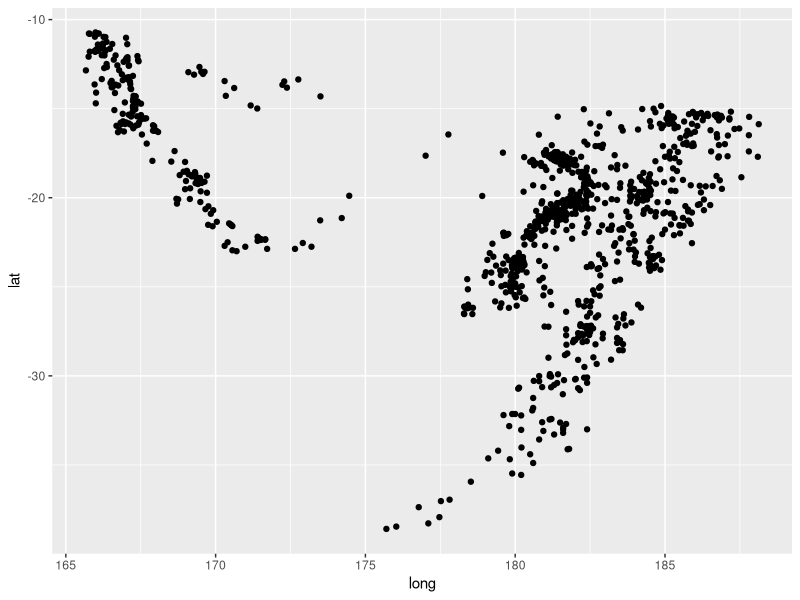
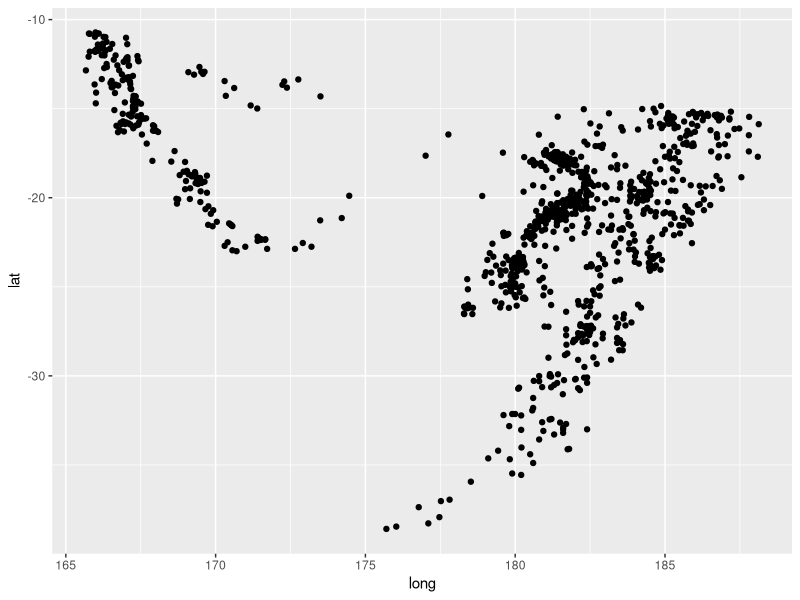
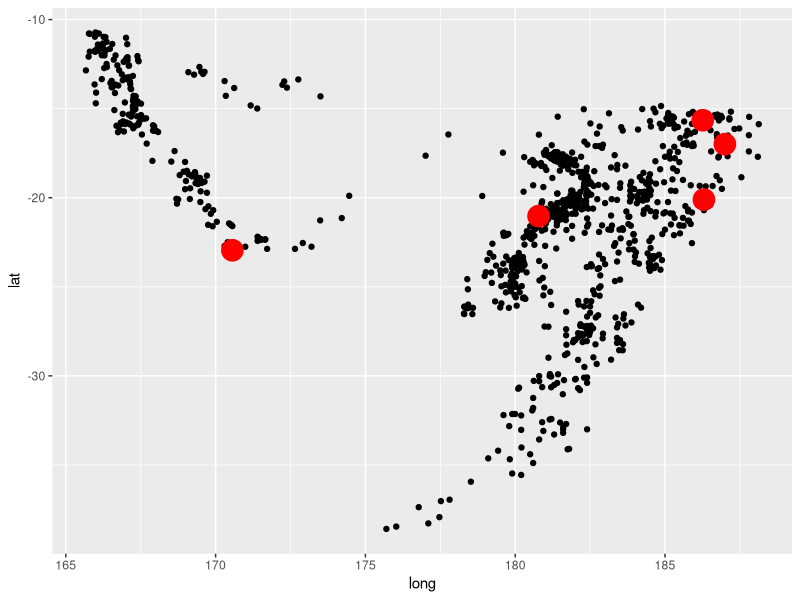
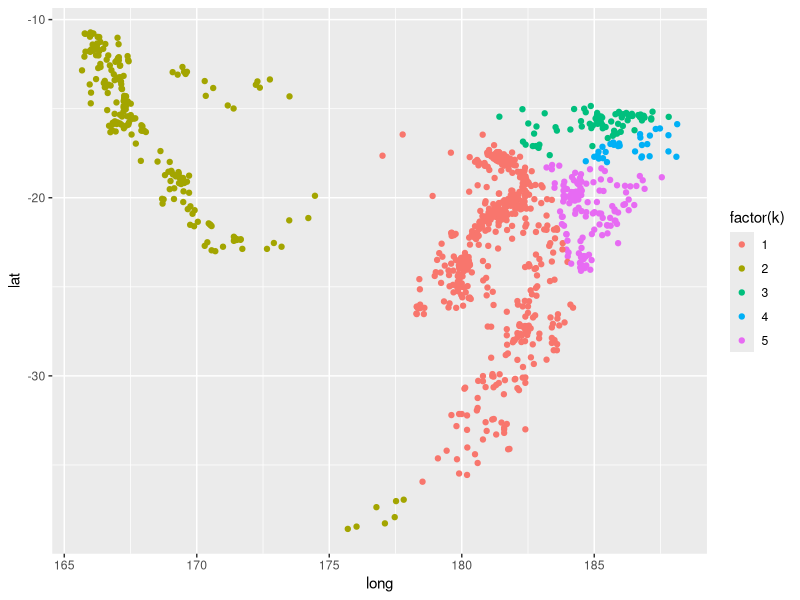
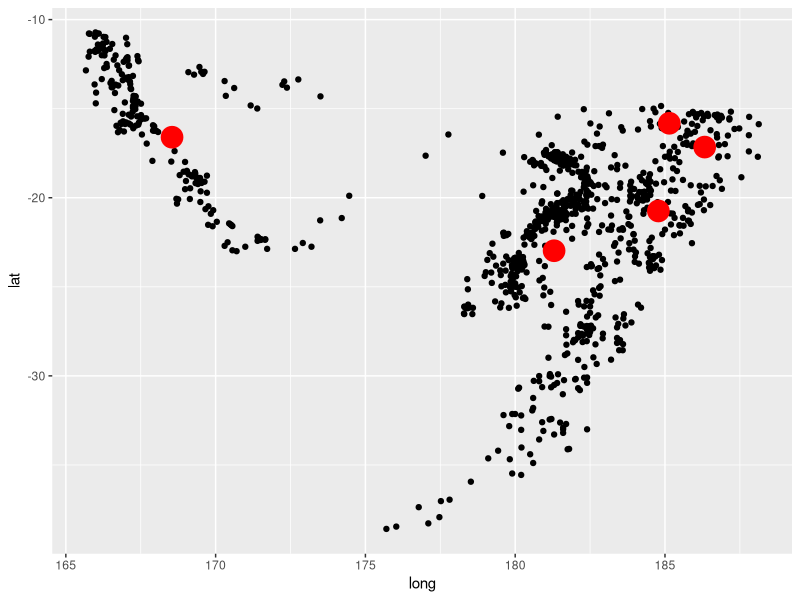
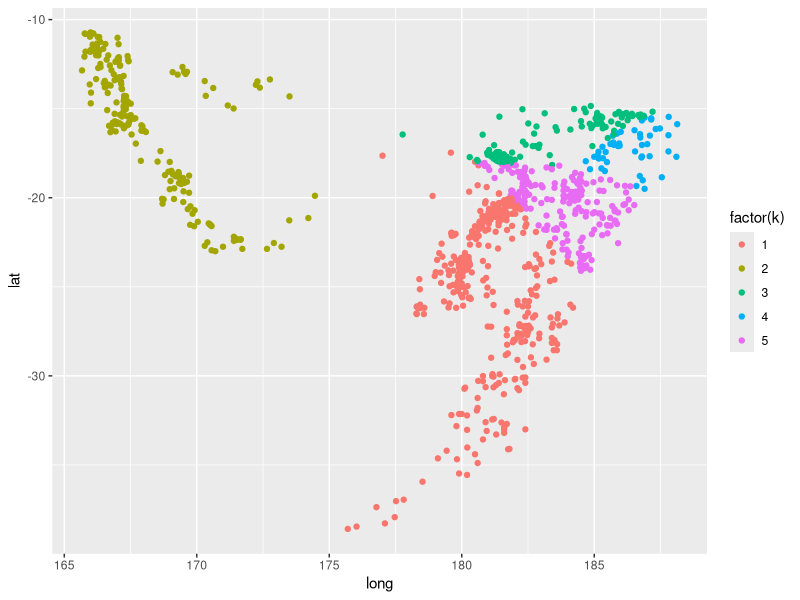
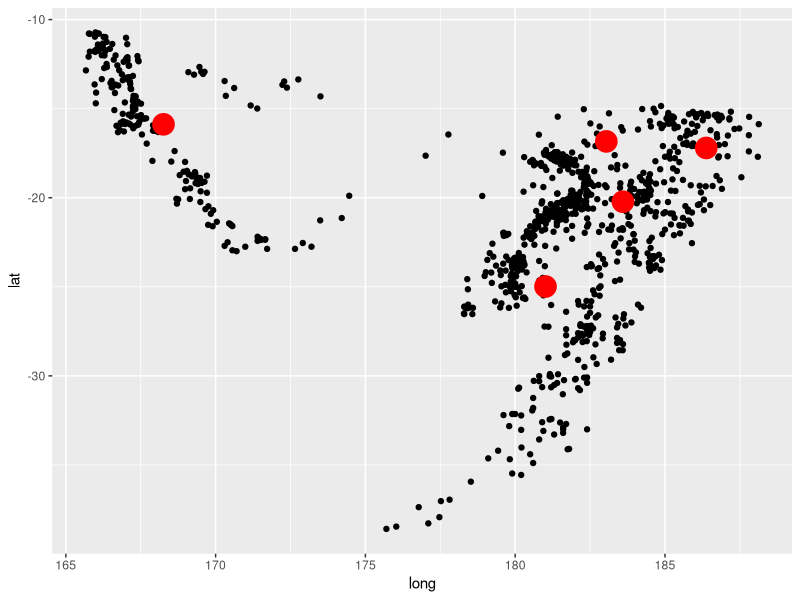
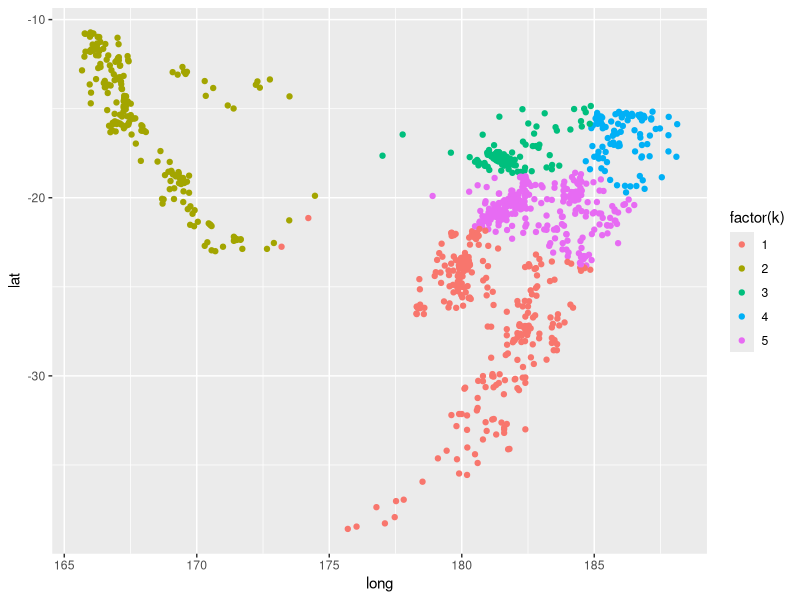

These charts were generated, in order, by the following R code:
## ---- chunk 1
library(tidyverse)
## ---- chunk 2
options(digits=2)
library(ggplot2)
library(tidyverse)
cbPalette<-c('#999999','#E69F00','#56B4E9','#009E73','#F0E442','#0072B2','#D55E00','#CC79A7','#000000','#CCCC99')
cbbPalette <- c("#000000", "#E69F00", "#56B4E9", "#009E73", "#F0E442", "#0072B2", "#D55E00", "#CC79A7")
col.fill <-  scale_fill_manual(values=cbPalette)
col.ptos <-   scale_colour_manual(values=cbPalette)
## ---- chunk 3
quakes_1 <- quakes[, c('lat','long')]
quakes_1$id <- 1:nrow(quakes_1)
ggplot(quakes_1, aes(x=long, y=lat)) + geom_point()
## ---- chunk 4
quakes_1 <- quakes[, c('lat','long')]
quakes_1$id <- 1:nrow(quakes_1)
ggplot(quakes_1, aes(x=long, y=lat)) + geom_point()
## ---- chunk 5
set.seed(2512)
K <- 5
centros <- sample_n(quakes_1, K) %>% mutate(k = 1:K) %>% select(-id)
ggplot(quakes_1, aes(x=long, y=lat)) + geom_point() +
  geom_point(data = centros, aes(x=long, y=lat), size=7, colour='red')
## ---- chunk 6
agrupar <- function(datos, centros){
  datos_larga <- datos %>% gather(variable, valor, -id)
  centros_larga <- centros %>% gather(variable, valor_m, -k)
  dat <- full_join(datos_larga, centros_larga) %>%
          mutate(dif_cuad = (valor-valor_m)^2) %>%
          group_by(id, k) %>%
          summarise(dist_cuad = sum(dif_cuad)) %>%
          group_by(id) %>%
          arrange(id, k) %>%
          summarise(k = which.min(dist_cuad))
  dat <- dat %>% left_join(datos)
  dat
}
agrup <- agrupar(quakes_1, centros)
ggplot(agrup, aes(x=long, y=lat, colour=factor(k))) + geom_point()
## ---- chunk 7
recalcular_centros <- function(datos_agrup){
  datos_agrup %>% gather(variable, valor, -id, -k) %>%
    group_by(k, variable) %>%
    summarise(valor = mean(valor)) %>%
    spread(variable, valor)
}
centros <- recalcular_centros(agrup)
ggplot(quakes_1, aes(x=long, y=lat)) + geom_point() +
  geom_point(data = centros, aes(x=long, y=lat), size=7, colour='red')
## ---- chunk 8
wss <- function(agrupacion, centros){
  wss <- agrupacion %>% group_by(k) %>% 
    gather(variable, valor,-id, -k) %>%
    left_join(centros %>% gather(variable, centro, -k), by = c("k", "variable")) %>%
    group_by(k) %>%
    summarise(dist_2 = sum((valor - centro)^2)) 
  sum(wss$dist_2)
}
wss(agrup, centros)
## ---- chunk 9
agrup <- agrupar(quakes_1, centros) 
ggplot(agrup, aes(x=long, y=lat, colour=factor(k))) + geom_point()
## ---- chunk 10
centros <- recalcular_centros(agrup)
wss(agrup, centros)
ggplot(quakes_1, aes(x=long, y=lat)) + geom_point() +
  geom_point(data = centros, aes(x=long, y=lat), size=7, colour='red')
## ---- chunk 11
agrup <- agrupar(quakes_1, centros)
centros <- recalcular_centros(agrup)
wss(agrup, centros)
## ---- chunk 12
ggplot(agrup, aes(x=long, y=lat, colour=factor(k))) + geom_point()
## ---- chunk 13
set.seed(2800)
k_medias <- kmeans(quakes_1[, c('long','lat')], centers = 5, nstart=30) # escoger varios comienzos aleatorios
str(k_medias)
grupo <- k_medias$cluster
quakes_1$grupo <- grupo
ggplot(quakes_1, aes(x=long, y=lat, colour=factor(grupo))) + geom_point()
## ---- chunk 14
k_medias$tot.withinss
## ---- chunk 15
set.seed(2800)
df <- data.frame(x=c(rnorm(100,-50,10), rnorm(100,0,10), rnorm(70,30,2) ))
qplot(df$x)
ajustes_km <- lapply(1:20, function(k){
  kmedias <- kmeans(df, centers = k, nstart = 20)    
  kmedias
})
tot_within <- sapply(ajustes_km, function(aj){ aj$tot.withinss})
datos_codo <- data_frame(no_clusters = 1:length(tot_within), 
                         tot_within = tot_within) %>%
  mutate(sol_3 = no_clusters==3)
ggplot(datos_codo, aes(x = no_clusters, y = tot_within)) + 
  geom_line() +
  geom_point(aes(colour = sol_3), size=3) 
## ---- chunk 16
set.seed(2800)
df <- quakes_1[, c('lat','long')]
ajustes_km <- lapply(1:20, function(k){
  kmedias <- kmeans(df, centers = k, nstart = 20)    
  kmedias
})
tot_within <- sapply(ajustes_km, function(aj){ aj$tot.withinss})
qplot(1:length(tot_within), tot_within, geom='line') + geom_point(size=3)
## ---- chunk 17
grupos_df <- lapply(ajustes_km[1:8], function(aj){ 
  data_frame(num = max(aj$cluster), cluster = aj$cluster,
             id= 1:length(aj$cluster))}) %>% bind_rows()
grupo_df_2 <- left_join(grupos_df, quakes_1)
ggplot(grupo_df_2, aes(x=lat, y=long, colour=factor(cluster))) + facet_wrap(~num) +
  geom_point() + theme(legend.position="right")
## ---- chunk 18
ess4_gb <- read_csv('datos/ess4_gb.csv')
dat <- ess4_gb %>% select(idno, gvjbevn:sbcwkfm)
nombres <- data_frame(var = c("gvjbevn", "gvhlthc", "gvslvol", "gvslvue", "gvcldcr", "gvpdlwk", "sbprvpv", "sbeqsoc", "sbcwkfm"),
nombre = c('trabajo_a_todos','cuidados_salud_enfermos','garantizar_nivel_mayores','garantizar_nivel_desempleados','ayuda_padres_trabajadores','ausencia_cuidar_enfermos','beneficios_pobreza','beneficios_igualdad','beneficios_fam_trabajo'))
head(dat) %>% knitr::kable()
## ---- chunk 19
dat_2 <- dat %>% gather(var, valor, gvjbevn:sbcwkfm) %>% 
  left_join(nombres) %>%
  select(-var) %>%
  group_by(nombre) %>%
  mutate(valor_escalado = valor/max(valor, na.rm=T)) %>%
  select(-valor) %>%
  spread(nombre, valor_escalado)
dat_3 <- filter(dat_2, apply(dat_2, 1, function(x){!any(is.na(x))}))
dat_3

ajustes_km <- lapply(1:10, function(k){
  kmedias <- kmeans(dat_3[,-1], centers = k, nstart = 20, iter.max=40)    
  kmedias
})
tot_within <- sapply(ajustes_km, function(aj){ aj$tot.withinss})
qplot(1:length(tot_within), tot_within, geom='line') + geom_point()
## ---- chunk 20
sol_cl <- ajustes_km[[2]]
table(sol_cl$cluster)
## ---- chunk 21
cluster_df <- data.frame(idno = dat_3$idno, cluster = sol_cl$cluster)
dat_4 <- dat_3 %>% 
  gather(variable, valor, ausencia_cuidar_enfermos:trabajo_a_todos) %>%
  left_join(cluster_df)
## ---- chunk 22
resumen_1 <- dat_4 %>% group_by(cluster, variable) %>%
  summarise(media = mean(valor), ee = sd(valor)/sqrt(length(valor)))
resumen_1
## ---- chunk 23
## adicionalmente, invertimos las 3 preguntas en escala de 1 a 5, pues 1 representa mayor acuerdo. 
filtro <- resumen_1$variable %in% c('beneficios_fam_trabajo','beneficios_igualdad','beneficios_pobreza')
resumen_1$media[filtro] <- 1-resumen_1$media[filtro]
## ---- chunk 24
resumen_1$variable <- reorder(resumen_1$variable, resumen_1$media, mean)
ggplot(resumen_1, aes(x=variable, y=media, ymin=media-ee, ymax=media+ee,
                      colour=factor(cluster), group=cluster)) + geom_point() +
  coord_flip() + geom_line() + geom_linerange()
## ---- chunk 25
sol_cl <- ajustes_km[[5]]
table(sol_cl$cluster)
## ---- chunk 26
cluster_df <- data_frame(idno = dat_3$idno, cluster = sol_cl$cluster)
dat_4 <- dat_3 %>% 
  gather(variable, valor, ausencia_cuidar_enfermos:trabajo_a_todos) %>%
  left_join(cluster_df)
resumen_5 <- dat_4 %>% group_by(cluster, variable) %>%
  summarise(media = mean(valor), ee = sd(valor)/sqrt(length(valor)))

## adicionalmente, invertimos las 3 preguntas en escala de 1 a 5, pues 1 representa mayor acuerdo. 
filtro <- resumen_5$variable %in% c('beneficios_fam_trabajo','beneficios_igualdad','beneficios_pobreza')
resumen_5$media[filtro] <- 1-resumen_5$media[filtro]
## ---- chunk 27
resumen_5$variable <- reorder(resumen_5$variable, resumen_5$media, mean)
ggplot(resumen_5, aes(x=variable, y=media, ymin=media-ee, ymax=media+ee,
                      colour=factor(cluster), group=cluster)) + geom_point() +
  coord_flip() + geom_line() + geom_linerange()
## ---- chunk 28
resumen_perfil_5 <- resumen_5 %>% group_by(variable) %>%
  mutate(perfil = media - mean(media))

ggplot(resumen_perfil_5, aes(x = variable, y = perfil, 
                      colour = factor(cluster), group = cluster)) + 
  geom_point() + coord_flip() + geom_line() + facet_wrap(~cluster) + geom_hline(yintercept=0, colour='gray') + theme(legend.position="right")
## ---- chunk 29
theta <- runif(200,0,2*pi)
r <- c(runif(100,0,0.3), runif(100,0.8,1))
df <- data.frame(x=r*cos(theta), y=r*sin(theta))
df$grupo <- kmeans(df, centers=2, nstart=20)$cluster
ggplot(df, aes(x=x, y=y, colour=factor(grupo))) + geom_point()
## ---- chunk 30
theta <- runif(200,0,2*pi)
r <- c(runif(100,0,0.3), runif(100,0.8,1))
df <- data.frame(x=r*cos(theta), y=r*sin(theta))
df$grupo <- kmeans(df, centers=5, nstart=20)$cluster
ggplot(df, aes(x=x, y=y, colour=factor(grupo))) + geom_point()
## ---- chunk 31
ggplot(filter(iris, Species %in% c('setosa','versicolor')), aes(x=Sepal.Length, y=Petal.Width)) + geom_point()
## ---- chunk 32
set.seed(90902)
df <- data.frame(x = rnorm(500,0,1), y = rnorm(500,0,1))
df$grupo <- kmeans(df, centers=5, nstart=20)$cluster
ggplot(df, aes(x=x, y=y, colour=factor(grupo))) + geom_point()
## ---- chunk 33
df$grupo <- kmeans(df, centers=5, nstart=20)$cluster
ggplot(df, aes(x=x, y=y, colour=factor(grupo))) + geom_point()
## ---- chunk 34
set.seed(909021)
df <- data.frame(x = rnorm(500,0,1), y = rnorm(500,0,1))
df$grupo <- kmeans(df, centers=5, nstart=20)$cluster
ggplot(df, aes(x=x, y=y, colour=factor(grupo))) + geom_point()
## ---- chunk 35
set.seed(909021)
x <- rnorm(200, 160, 15 )
df <- data.frame(estatura=x, pie= 6 + 2*(x-160)/30 + rnorm(200,0,0.5))
ggplot(df, aes(x=estatura, y=pie)) + geom_point()
## ---- chunk 36
mat_1 <- rbind(matrix(rnorm(10*50), ncol=50))
mat_1[1:10,1] <- mat_1[1:10,1] + 10
dist(mat_1, method = 'euclidean')
## ---- chunk 37
mat_1 <- rbind(matrix(rnorm(10*2), ncol=2))
mat_1[1:5,1] <- mat_1[1:5,1] + 10
dist(mat_1, method = 'euclidean')
ggplot(data.frame(mat_1), aes(x=X1, y=X2)) + geom_point()
## ---- chunk 38
carencias <- read_csv("datos/carencias_coneval.csv")
carencias %>% head()
